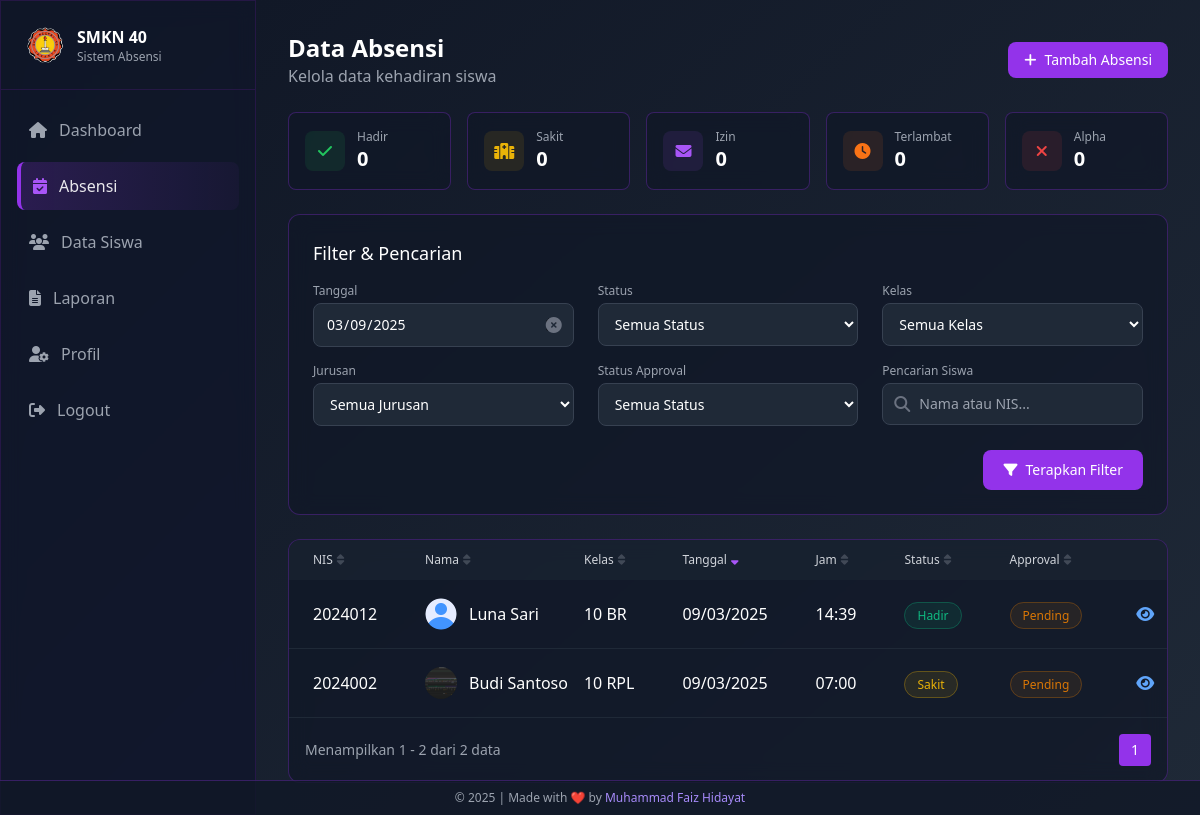
Page /admin/absensi/index.php (signed in) on the committed database.
### tables this page shows
CREATE TABLE `absensi` (
  `id` int NOT NULL,
  `siswa_id` int NOT NULL,
  `tanggal` date NOT NULL,
  `jam_masuk` time DEFAULT NULL,
  `status` enum('Hadir','Sakit','Izin','Terlambat','Alpha') NOT NULL,
  `keterangan` text,
  `bukti_foto` varchar(255) DEFAULT NULL,
  `bukti_file` varchar(255) DEFAULT NULL,
  `approval_status` enum('Pending','Approved','Rejected') DEFAULT 'Pending',
  `created_at` timestamp NOT NULL DEFAULT CURRENT_TIMESTAMP,
  `updated_at` timestamp NOT NULL DEFAULT CURRENT_TIMESTAMP ON UPDATE CURRENT_TIMESTAMP
);

CREATE TABLE `siswa` (
  `id` int NOT NULL,
  `nis` varchar(20) NOT NULL,
  `nama_lengkap` varchar(100) NOT NULL,
  `kelas` enum('10','11','12') NOT NULL,
  `jurusan` enum('RPL','DKV','AK','BR','MP') NOT NULL,
  `email` varchar(100) NOT NULL,
  `password` varchar(255) NOT NULL,
  `foto_profil` varchar(255) DEFAULT 'assets/default/photo-profile.png',
  `created_at` timestamp NOT NULL DEFAULT CURRENT_TIMESTAMP,
  `updated_at` timestamp NOT NULL DEFAULT CURRENT_TIMESTAMP ON UPDATE CURRENT_TIMESTAMP
);

### admin/absensi/index.php (the view, shortened to what the rows shown need)
<?php
require_once '../../config/database.php';
$date_filter = $_GET['date'] ?? date('Y-m-d');
$items_per_page = 10;
$page = isset($_GET['page']) ? (int)$_GET['page'] : 1;
$offset = ($page - 1) * $items_per_page;
$sql = "SELECT a.id, a.tanggal, a.jam_masuk, a.status, a.approval_status,
        s.nama_lengkap, s.nis, s.kelas, s.jurusan, s.foto_profil
        FROM absensi a
        JOIN siswa s ON a.siswa_id = s.id
        WHERE 1=1";
$params = [];
if ($date_filter) {
    $sql .= " AND a.tanggal = :date";
    $params['date'] = $date_filter;
}
$sort_column = $_GET['sort'] ?? 'tanggal';
$sort_order = $_GET['order'] ?? 'DESC';
$valid_columns = ['nis', 'nama_lengkap', 'kelas', 'tanggal', 'jam_masuk', 'status', 'approval_status'];
$sort_column = in_array($sort_column, $valid_columns) ? $sort_column : 'tanggal';
$sort_prefix = ($sort_column == 'nama_lengkap' || $sort_column == 'nis' || $sort_column == 'kelas') ? 's.' : 'a.';
$sql .= " ORDER BY " . $sort_prefix . "$sort_column " . ($sort_order === 'ASC' ? 'ASC' : 'DESC');
$sql .= " LIMIT :offset, :limit";
$stmt = $conn->prepare($sql);
foreach ($params as $key => $value) {
    if ($key != 'offset' && $key != 'limit') {
        $stmt->bindValue(':' . $key, $value);
    }
}
$stmt->bindValue(':offset', (int)$offset, PDO::PARAM_INT);
$stmt->bindValue(':limit', (int)$items_per_page, PDO::PARAM_INT);
$stmt->execute();
$absensi_list = $stmt->fetchAll(PDO::FETCH_ASSOC);
function buildSortUrl($column)
{
    $params = $_GET;
    $params['sort'] = $column;
    $params['order'] = isset($_GET['sort']) && $_GET['sort'] === $column && $_GET['order'] === 'ASC' ? 'DESC' : 'ASC';
    return '?' . http_build_query($params);
}
function getSortIcon($column, $sort_column, $sort_order)
{
    if ($column !== $sort_column) {
        return '<i class="fas fa-sort text-gray-500 opacity-50"></i>';
    }
    return $sort_order === 'ASC'
        ? '<i class="fas fa-sort-up text-purple-500"></i>'
        : '<i class="fas fa-sort-down text-purple-500"></i>';
}
?>
<!DOCTYPE html>
<html lang="en">
<head>
    <script src="https://cdn.tailwindcss.com"></script>
    <link rel="stylesheet" href="https://cdnjs.cloudflare.com/ajax/libs/font-awesome/6.4.2/css/all.min.css">
</head>
<body class="min-h-screen text-white bg-fixed">
    <aside id="sidebar" class="fixed top-0 left-0 h-screen w-64 glass-effect border-r border-purple-900/30 z-50 sidebar-transition -translate-x-full lg:translate-x-0">
        <div class="flex items-center justify-between p-4 lg:p-6 border-b border-purple-900/30">
            <div class="flex items-center gap-3">
                <div>
                    <h1 class="font-semibold text-sm lg:text-base">SMKN 40</h1>
                </div>
            </div>
        </div>
    </aside>
    <main class="lg:ml-64 min-h-screen bg-gradient-to-br from-gray-900 to-gray-800 transition-all duration-300">
        <div class="p-4 lg:p-8">
            <div class="max-w-7xl mx-auto">
                <header class="flex flex-wrap justify-between items-center mb-6 gap-4">
                    <div>
                        <h1 class="text-xl md:text-2xl font-bold">Data Absensi</h1>
                    </div>
                </header>
                <div class="glass-effect rounded-xl overflow-hidden">
                    <?php if (count($absensi_list) > 0): ?>
                        <div class="overflow-x-auto table-container">
                            <table class="w-full whitespace-nowrap">
                                <thead>
                                    <tr class="bg-gray-800/50 text-gray-300 text-left">
                                        <th class="px-6 py-3 text-xs font-medium">
                                            <a href="<?= buildSortUrl('nis') ?>" class="flex items-center gap-1 hover:text-white">
                                                NIS
                                                <?php echo getSortIcon('nis', $sort_column, $sort_order); ?>
                                            </a>
                                        </th>
                                        <th class="px-6 py-3 text-xs font-medium">
                                            <a href="<?= buildSortUrl('nama_lengkap') ?>" class="flex items-center gap-1 hover:text-white">
                                                Nama
                                                <?php echo getSortIcon('nama_lengkap', $sort_column, $sort_order); ?>
                                            </a>
                                        </th>
                                        <th class="px-6 py-3 text-xs font-medium">
                                            <a href="<?= buildSortUrl('kelas') ?>" class="flex items-center gap-1 hover:text-white">
                                                Kelas
                                                <?php echo getSortIcon('kelas', $sort_column, $sort_order); ?>
                                            </a>
                                        </th>
                                        <th class="px-6 py-3 text-xs font-medium">
                                            <a href="<?= buildSortUrl('tanggal') ?>" class="flex items-center gap-1 hover:text-white">
                                                Tanggal
                                                <?php echo getSortIcon('tanggal', $sort_column, $sort_order); ?>
                                            </a>
                                        </th>
                                        <th class="px-6 py-3 text-xs font-medium">
                                            <a href="<?= buildSortUrl('jam_masuk') ?>" class="flex items-center gap-1 hover:text-white">
                                                Jam
                                                <?php echo getSortIcon('jam_masuk', $sort_column, $sort_order); ?>
                                            </a>
                                        </th>
                                        <th class="px-6 py-3 text-xs font-medium">
                                            <a href="<?= buildSortUrl('status') ?>" class="flex items-center gap-1 hover:text-white">
                                                Status
                                                <?php echo getSortIcon('status', $sort_column, $sort_order); ?>
                                            </a>
                                        </th>
                                        <th class="px-6 py-3 text-xs font-medium">
                                            <a href="<?= buildSortUrl('approval_status') ?>" class="flex items-center gap-1 hover:text-white">
                                                Approval
                                                <?php echo getSortIcon('approval_status', $sort_column, $sort_order); ?>
                                            </a>
                                        </th>
                                        <th class="px-6 py-3 text-xs font-medium text-center">Aksi</th>
                                    </tr>
                                </thead>
                                <tbody class="divide-y divide-gray-800">
                                    <?php foreach ($absensi_list as $absensi): ?>
                                        <tr class="hover:bg-purple-900/5 transition-colors animate-fade-in">
                                            <td class="px-6 py-4">
                                                <?= htmlspecialchars($absensi['nis']) ?>
                                            </td>
                                            <td class="px-6 py-4">
                                                <div class="flex items-center">
                                                    <img src="../../<?= $absensi['foto_profil'] ?: 'assets/default/avatar.png' ?>"
                                                        alt="Profile"
                                                        class="w-8 h-8 rounded-full object-cover mr-3">
                                                    <span><?= htmlspecialchars($absensi['nama_lengkap']) ?></span>
                                                </div>
                                            </td>
                                            <td class="px-6 py-4">
                                                <?= $absensi['kelas'] ?> <?= $absensi['jurusan'] ?>
                                            </td>
                                            <td class="px-6 py-4">
                                                <?= date('d/m/Y', strtotime($absensi['tanggal'])) ?>
                                            </td>
                                            <td class="px-6 py-4">
                                                <?= $absensi['jam_masuk'] !== '00:00:00' ? date('H:i', strtotime($absensi['jam_masuk'])) : '-' ?>
                                            </td>
                                            <td class="px-6 py-4">
                                                <span class="px-3 py-1 rounded-full text-xs status-<?= strtolower($absensi['status']) ?>">
                                                    <?= $absensi['status'] ?>
                                                </span>
                                            </td>
                                            <td class="px-6 py-4">
                                                <span class="px-3 py-1 rounded-full text-xs status-<?= strtolower($absensi['approval_status']) ?>">
                                                    <?= $absensi['approval_status'] ?>
                                                </span>
                                            </td>
                                            <td class="px-6 py-4">
                                                <div class="flex justify-center space-x-2">
                                                    <a href="detail.php?id=<?= $absensi['id'] ?>"
                                                        class="text-blue-400 hover:text-blue-300 p-1.5 rounded-full hover:bg-blue-500/10"
                                                        title="Detail">
                                                        <i class="fas fa-eye"></i>
                                                    </a>
                                                </div>
                                            </td>
                                        </tr>
                                    <?php endforeach; ?>
                                </tbody>
                            </table>
                        </div>
                    <?php endif; ?>
                </div>
            </div>
    </main>
</body>
</html>

### rows in the picture
absensi: siswa.nis "2024012", siswa.foto_profil (picture), siswa.nama_lengkap "Luna Sari", siswa.kelas "10", siswa.jurusan "BR", tanggal "09/03/2025", jam_masuk "14:39", status "Hadir", approval_status "Pending"
absensi: siswa.nis "2024002", siswa.foto_profil (picture), siswa.nama_lengkap "Budi Santoso", siswa.kelas "10", siswa.jurusan "RPL", tanggal "09/03/2025", jam_masuk "07:00", status "Sakit", approval_status "Pending"

### other values in the picture
$status_counts['Hadir'] "0"
$status_counts['Sakit'] "0"
$status_counts['Izin'] "0"
$status_counts['Terlambat'] "0"
$status_counts['Alpha'] "0"
min($offset + 1, $total_items) "1"
min($offset + $items_per_page, $total_items) "2"
$total_items "2"
